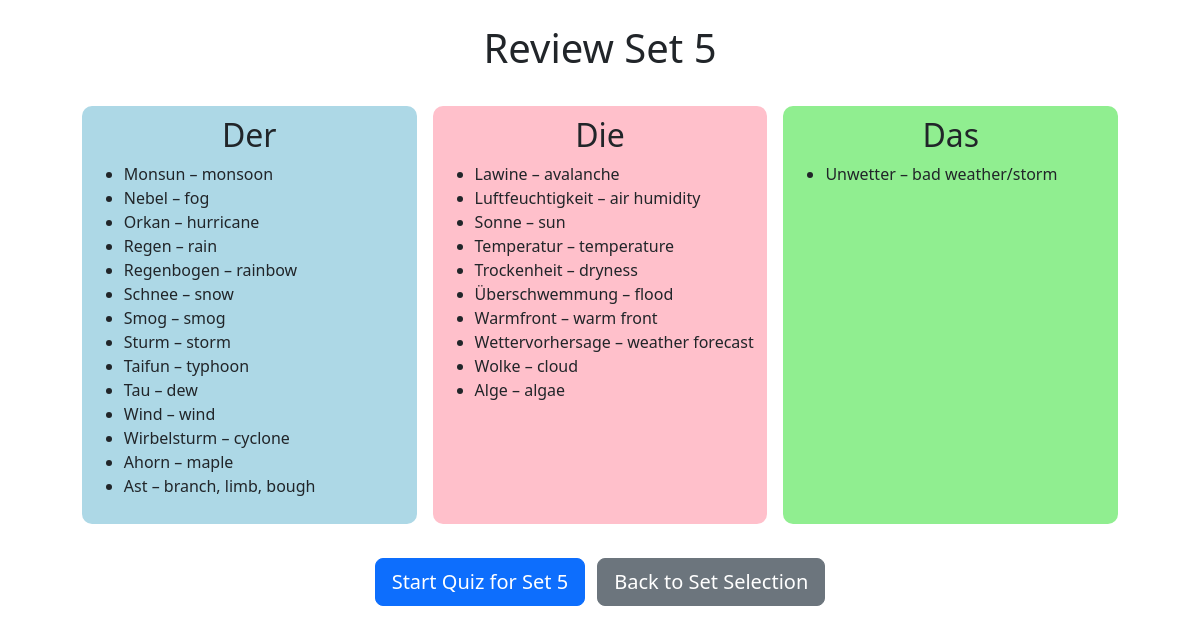
/review_set/5, run on the app's committed database.
### tables this page shows
CREATE TABLE "nouns" (
	"id"	INTEGER,
	"noun"	TEXT NOT NULL,
	"gender"	TEXT NOT NULL,
	"english"	TEXT,
	"identifier_id"	INTEGER,
	"set_id"	INTEGER,
	PRIMARY KEY("id"),
	FOREIGN KEY("identifier_id") REFERENCES "identifiers"("id")
);

### app.py (the view)
@app.route('/review_set/<int:set_id>')
def review_set(set_id):
    conn = sqlite3.connect('nouns.db')
    cursor = conn.cursor()
    cursor.execute("SELECT noun, gender, english FROM nouns WHERE set_id = ?", (set_id,))
    nouns = cursor.fetchall()
    conn.close()
    grouped = {'der': [], 'die': [], 'das': []}
    for noun, gender, english in nouns:
        grouped[gender].append({'word': noun, 'meaning': english})
    return render_template('review_set.html', set_id=set_id, grouped=grouped)

### app.py (called while the page is built)
@app.before_request
def clear_session_on_restart():
    if 'initialized' not in session:
        session.clear()  # Clear all session data
        session['initialized'] = True  # Mark the session as initialized

### templates/review_set.html (shortened to what this page needs)
<!DOCTYPE html>
<html>
<head>
    <link href="https://cdn.jsdelivr.net/npm/bootstrap@5.3.0/dist/css/bootstrap.min.css" rel="stylesheet">
</head>
<body>
    <div class="container py-4">
        <h1 class="mb-4 text-center">Review Set {{ set_id }}</h1>
        <div class="d-flex justify-content-center">
            <div class="gender-box der mx-2">
                <h2>Der</h2>
                <ul>
                {% for noun in grouped['der'] %}
                    <li>{{ noun.word }} – {{ noun.meaning }}</li>
                {% endfor %}
                </ul>
            </div>
            <div class="gender-box die mx-2">
                <h2>Die</h2>
                <ul>
                {% for noun in grouped['die'] %}
                    <li>{{ noun.word }} – {{ noun.meaning }}</li>
                {% endfor %}
                </ul>
            </div>
            <div class="gender-box das mx-2">
                <h2>Das</h2>
                <ul>
                {% for noun in grouped['das'] %}
                    <li>{{ noun.word }} – {{ noun.meaning }}</li>
                {% endfor %}
                </ul>
            </div>
        </div>
        <div class="text-center mt-4">
            <a href="{{ url_for('index', set_id=set_id) }}" class="btn btn-primary btn-lg me-2">Start Quiz for Set {{ set_id }}</a>
            <a href="{{ url_for('select_set') }}" class="btn btn-secondary btn-lg">Back to Set Selection</a>
        </div>
    </div>
</body>
</html>

### templates/review_set.html (style rules this page uses)
.gender-box { display: inline-block; width: 30%; vertical-align: top; padding: 10px; margin: 10px; border-radius: 10px; }
.der { background: #add8e6; }
.die { background: pink; }
.das { background: #90ee90; }
h2 { text-align: center; }

### data on the page
nouns: word "Monsun", meaning "monsoon"
nouns: word "Nebel", meaning "fog"
nouns: word "Orkan", meaning "hurricane"
nouns: word "Regen", meaning "rain"
nouns: word "Regenbogen", meaning "rainbow"
nouns: word "Schnee", meaning "snow"
nouns: word "Smog", meaning "smog"
nouns: word "Sturm", meaning "storm"
nouns: word "Taifun", meaning "typhoon"
nouns: word "Tau", meaning "dew"
nouns: word "Wind", meaning "wind"
nouns: word "Wirbelsturm", meaning "cyclone"
nouns: word "Ahorn", meaning "maple"
nouns: word "Ast", meaning "branch, limb, bough"
nouns: word "Lawine", meaning "avalanche"
nouns: word "Luftfeuchtigkeit", meaning "air humidity"
nouns: word "Sonne", meaning "sun"
nouns: word "Temperatur", meaning "temperature"
nouns: word "Trockenheit", meaning "dryness"
nouns: word "Überschwemmung", meaning "flood"
nouns: word "Warmfront", meaning "warm front"
nouns: word "Wettervorhersage", meaning "weather forecast"
nouns: word "Wolke", meaning "cloud"
nouns: word "Alge", meaning "algae"
nouns: word "Unwetter", meaning "bad weather/storm"

### other printed values
{{ set_id }} "5"
